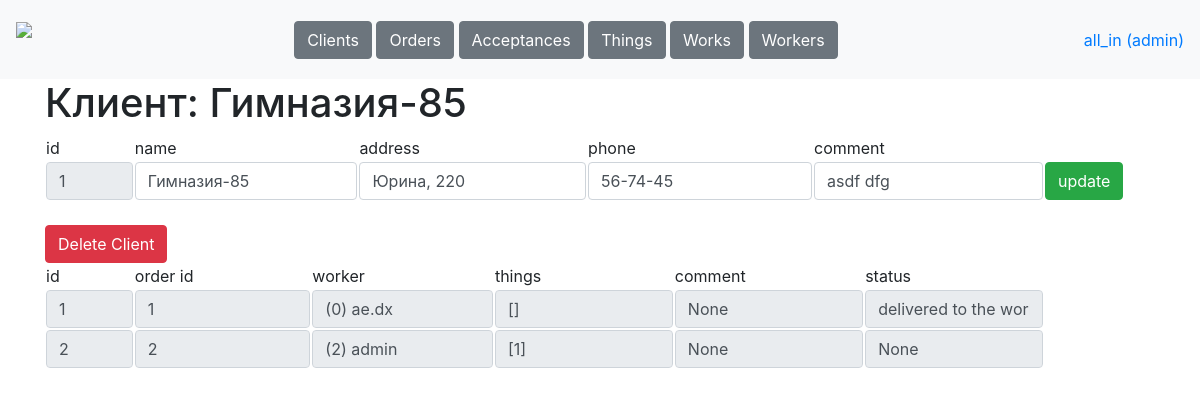
Page /tables/clients/1 (signed in) on the earlier database version.
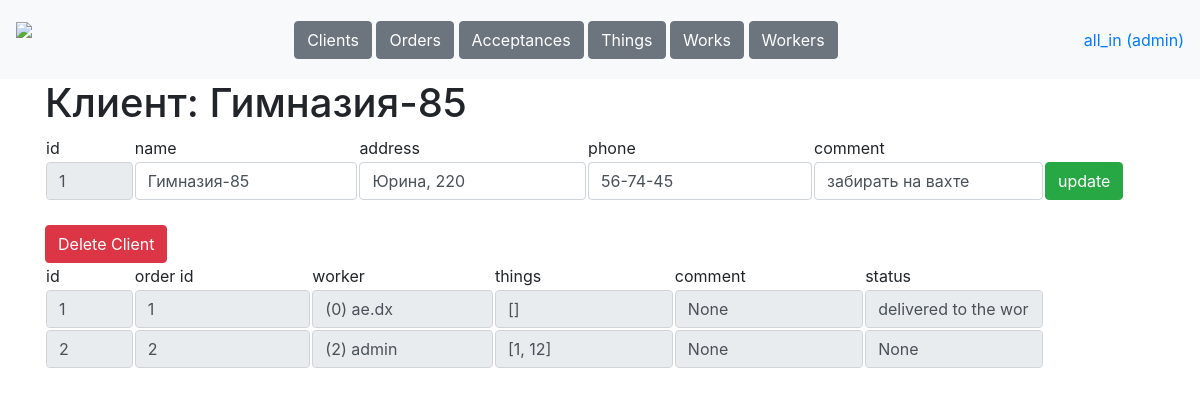
Same page on the later database version.
### data/tables.py (models this page shows)
class Client(db_session.SqlAlchemyBase, SerializerMixin):
    __tablename__ = 'clients'
    id = Column(sqlalchemy.Integer, primary_key=True, autoincrement=True)
    name = Column(sqlalchemy.String, nullable=True)
    address = Column(sqlalchemy.String, nullable=True)
    phone = Column(sqlalchemy.String, nullable=True)
    comment = Column(sqlalchemy.String, nullable=True)

class Acceptance(db_session.SqlAlchemyBase, SerializerMixin):
    __tablename__ = 'acceptances'
    id = Column(sqlalchemy.Integer, primary_key=True, autoincrement=True)
    order_id = Column(sqlalchemy.Integer, sqlalchemy.ForeignKey('orders.id'))
    worker_id = Column(sqlalchemy.Integer, sqlalchemy.ForeignKey('workers.id'))
    things =  Column(sqlalchemy.String, default='[]', nullable=True)
    comment = Column(sqlalchemy.String, nullable=True)
    status =  Column(sqlalchemy.String, nullable=True)
    order = orm.relationship('Order')
    worker = orm.relationship('Worker')

class Order(db_session.SqlAlchemyBase, SerializerMixin):
    __tablename__ = 'orders'
    id = Column(sqlalchemy.Integer, primary_key=True, autoincrement=True)
    client_id = Column(sqlalchemy.Integer, sqlalchemy.ForeignKey('clients.id'))
    create_date = Column(sqlalchemy.DateTime, default=dt.datetime.now())
    comment = Column(sqlalchemy.String, nullable=True)
    status =  Column(sqlalchemy.String, nullable=True)
    client = orm.relationship('Client')

class Worker(db_session.SqlAlchemyBase, SerializerMixin):
    __tablename__ = 'workers'
    id = Column(sqlalchemy.Integer, primary_key=True, autoincrement=True)
    username = Column(sqlalchemy.String, nullable=True)
    name = Column(sqlalchemy.String, nullable=True)
    password = Column(sqlalchemy.String, nullable=True)
    role = Column(sqlalchemy.String, nullable=True)
    phone = Column(sqlalchemy.String, nullable=True)
    comment = Column(sqlalchemy.String, nullable=True)

### main.py (the view)
@app.route('/tables/clients/<int:client_id>', methods=['GET', 'POST'])
def client(client_id):
    username = request.cookies.get('user')
    if not username:
        return redirect('/login')
    user = stuff.get_user(username)
    acceptances = db_session.create_session().query(Acceptance)
    if request.method == 'GET':
        return render_template('client.html', user=user,
                               acceptances=acceptances,
                               client=stuff.get_entry('clients', client_id))
    elif request.method == 'POST':
        stuff.update_entry('clients', request.form)
        return redirect(f'/tables/clients/{client_id}')

### data/db_session.py (called while the page is built)
def create_session() -> Session:
    global __factory
    return __factory()

### stuff.py (called while the page is built)
def get_user(username):
    db_sess = db_session.create_session()
    worker = db_sess.query(Worker).filter(Worker.username == username).first()
    db_sess.close()
    return worker

def get_entry(table, id):
    db_sess = db_session.create_session()
    if table == 'clients':
        return db_sess.query(Client).filter(Client.id == id).first()
    elif table == 'orders':
        entry = db_sess.query(Order).filter(Order.id == id).first()[::]
        entry[1] = db_sess.query(Client).filter(Client.id == entry[1]).first().name
        return entry
    elif table == 'acceptances':
        return db_sess.query(Acceptance).filter(Acceptance.id == id).first()
    elif table == 'things':
        return db_sess.query(Thing).filter(Thing.id == id).first()
    elif table == 'works':
        return db_sess.query(Work).filter(Work.id == id).first()
    elif table == 'workers':
        return db_sess.query(Worker).filter(Worker.id == id).first()
    db_sess.close()

### templates/client.html
{% extends "base.html"%}
{% block content %}
<h1>Клиент: {{client.name}}</h1>
<form method="post">
<table>
    <tr>
        <td width="8%">id</td>
        <td>name</td>
        <td>address</td>
        <td>phone</td>
        <td>comment</td>
    </tr>
    <tr>
        <td width="8%"><input class="form-control" value="{{client.id}}" name="id" readonly></td>
        <td><input class="form-control" value="{{client.name}}" name="name"></td>
        <td><input class="form-control" value="{{client.address}}" name="address"></td>
        <td><input class="form-control" value="{{client.phone}}" name="phone"></td>
        <td><input class="form-control" value="{{client.comment}}" name="comment"></td>
        <td width="10%"><button type="submit" class="btn btn-success">update</button></td>
    </tr>
</table>
</form><br>
{% if user.role == 'all_in' %}
<a class="btn btn-danger" href="/tables/clients/{{client.id}}/delete" role="button">Delete Client</a><br>
{% endif %}
<table>
    <tr>
        <td width="8%">id</td>
        <td>order id</td>
        <td>worker</td>
        <td>things</td>
        <td>comment</td>
        <td>status</td>
        <td width="10%"></td>
    </tr>
    {% for item in acceptances %}
    <tr>
        <td width="8%"><a href="/tables/acceptances/{{item.id}}"><input class="form-control" value="{{item.id}}" readonly></a></td>
        <td><input class="form-control" value="{{item.order.id}}" readonly></td>
        <td><input class="form-control" value="({{item.worker.id}}) {{item.worker.name}}" readonly></td>
        <td><input class="form-control" value="{{item.things}}" readonly></td>
        <td><input class="form-control" value="{{item.comment}}" readonly></td>
        <td><input class="form-control" value="{{item.status}}" readonly></td>
    </tr>
    {% endfor %}
</table>
{% endblock %}

Differences in the rows shown:
changed Client "Гимназия-85": comment "asdf dfg" → "забирать на вахте"
changed Acceptance "(2) admin": things "[1]" → "[1, 12]"
